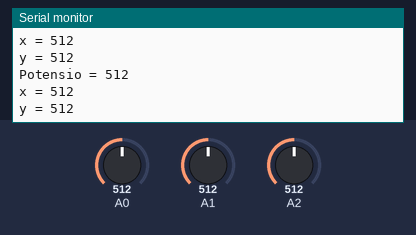
The sketch below on a simulated Arduino Uno, built with avr-gcc and run on an emulated ATmega328P. On the bench: the last lines printed to the serial monitor. The test bench sets the inputs (shaded band); at power-on: A0 = 512, A2 = 512, A1 = 512. No radio packets arrive unless stated.

Above: at 1.2 s.
1.3 s: A0 set to 981
At 1.9 s:
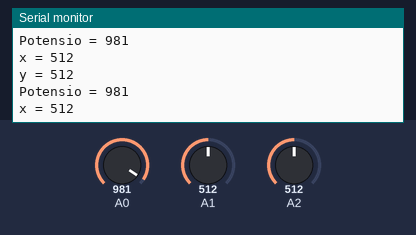
2.8 s: A0 set to 1007
At 3.9 s:
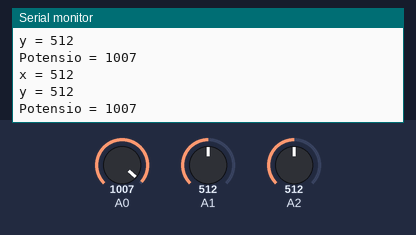
5.8 s: A2 set to 11
At 6.4 s:
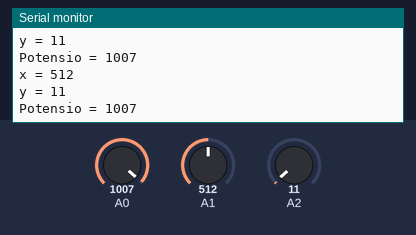
7.3 s: A2 set to 8
At 8.2 s:
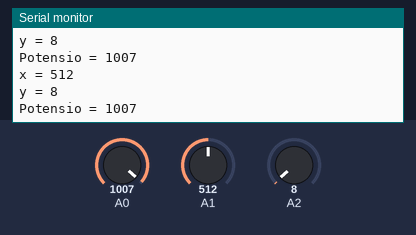
10.3 s: A1 set to 11
At 11.4 s:
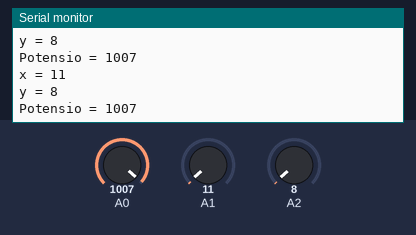
11.8 s: A1 set to 8
At 12.9 s:
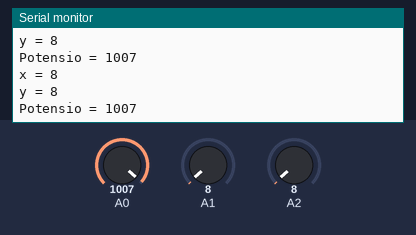
Timing chart, 0 to 14.3 s (numbered marks = the images above; inputs shaded):
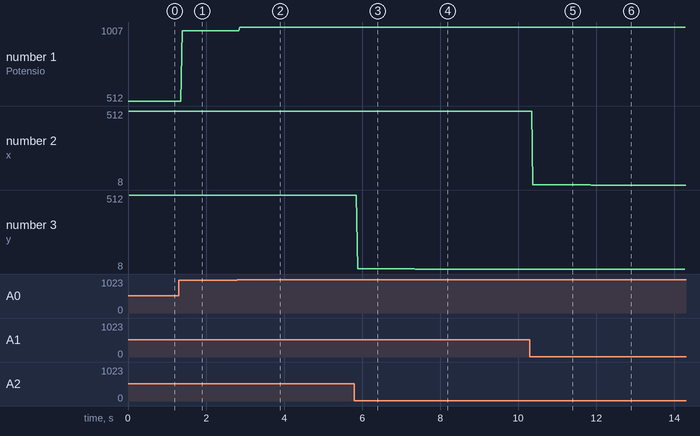

The sketch:

TestRemote.ino
```cpp
/* Tranmsitter code for the Arduino Radio control with PWM output
 * Install the NRF24 library to your IDE
 * Upload this code to the Arduino UNO, NANO, Pro mini (5V,16MHz)
 * Connect a NRF24 module to it:

    Module // Arduino UNO,NANO

    GND    ->   GND
    Vcc    ->   3.3V
    CE     ->   D7
    CSN    ->   D8
    CLK    ->   D13
    MOSI   ->   D11
    MISO   ->   D12

This code transmits 1 channels with data from pins A0 POTENTIOMETER
Please, like share and subscribe : https://www.youtube.com/c/ELECTRONOOBS
*/

#include <SPI.h>
#include <nRF24L01.h>
#include <RF24.h>

const uint64_t my_radio_pipe = 0xE8E8F0F0E1LL; //Remember that this code should be the same for the receiver

RF24 radio(7, 8);

// The sizeof this struct should not exceed 32 bytes
struct Data_to_be_sent {
  byte ch1;
};

Data_to_be_sent sent_data;


void setup()
{
  Serial.begin(9600);
  radio.begin();
  radio.setAutoAck(false);
  radio.setDataRate(RF24_250KBPS);
  radio.openWritingPipe(my_radio_pipe);
  sent_data.ch1 = 127;

}

/**************************************************/


void loop()
{
  /*If your channel is reversed, just swap 0 to 255 by 255 to 0 below
  EXAMPLE:
  Normal:    data.ch1 = map( analogRead(A0), 0, 1024, 0, 255);
  Reversed:  data.ch1 = map( analogRead(A0), 0, 1024, 255, 0);  */

  sent_data.ch1 = map( analogRead(A0), 0, 1024, 0, 255);
  Serial.print("Potensio = ");
  Serial.println(analogRead(A0));
  Serial.print("x = ");
  Serial.println(analogRead(A1));
  Serial.print("y = ");
  Serial.println(analogRead(A2));

  radio.write(&sent_data, sizeof(Data_to_be_sent));
}
```

Measured:
- the behaviour switches between 999 and 1000 on A0 (found by bisection; images 1 and 2)
- after the input at 1.3 s, the serial monitor: prints a new line after 0.08 s (image 1)
- after the input at 2.8 s, the serial monitor: prints a new line after 0.07 s (image 2)
- after the input at 5.8 s, the serial monitor: prints a new line after 0.08 s (image 3)
- after the input at 7.3 s, the serial monitor: prints a new line after 0.07 s (image 4)
- after the input at 10.3 s, the serial monitor: prints a new line after 0.08 s (image 5)
- after the input at 11.8 s, the serial monitor: prints a new line after 0.08 s (image 6)
- plotted number 1: 512 → 981 after the input at 1.3 s, 981 → 1007 after the input at 2.8 s
